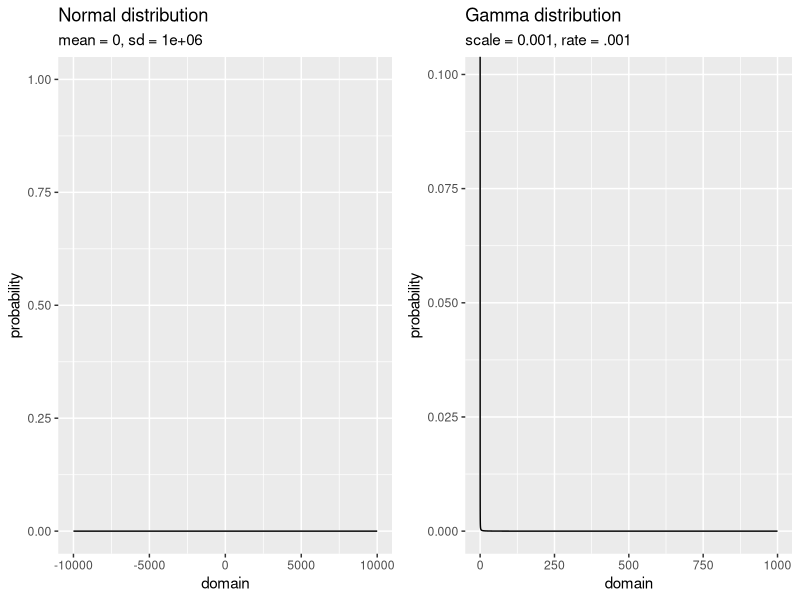

Write the R code that produced this figure.
library(tidyverse)
library(gridExtra)

# 1) Gamma distributions ------------------------------
n <- seq(0,1000, by = .01)
gamma1 <- dgamma(n,
                 shape = .001,
                 rate = .001)
plot2 <- data.frame(gamma1, n) %>% 
  ggplot(aes(x = n, y = gamma1)) +
  geom_line() +
  labs(title = "Gamma distribution", subtitle="scale = 0.001, rate = .001",
       x = "domain", y = "probability")

n <- seq(-10000,10000, by = 10)
norm1 <- dnorm(n, mean = 0, sd = 1000000)
plot1 <- data.frame(norm1, n) %>% 
  ggplot(aes(x = n, y = norm1)) +
  geom_line() + ylim(c(0,1)) +
  labs(title = "Normal distribution", subtitle="mean = 0, sd = 1e+06",
       x = "domain", y = "probability")

ggsave(plot = grid.arrange(plot1, plot2, ncol =2), 
       filename = "../12_Assignment2/imgs/00_prior_norm.png", 
       width = 16, height = 8, units = "cm")


